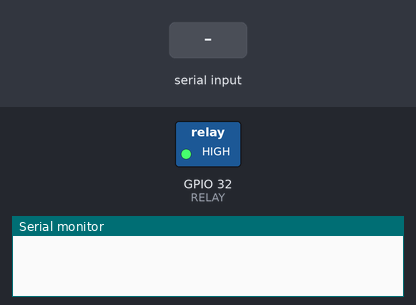
The sketch below on a simulated ESP32. Shown: switched loads named in the sketch (green lamp = pin HIGH), the last lines printed to the serial monitor. The test bench sets the inputs (shaded band).

Above: at 1.2 s.
1.3 s: "alive\n" received over the second serial link
At 9.4 s:
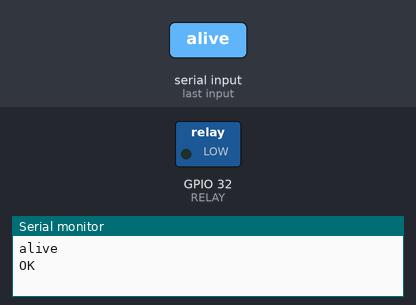
9.5 s: "1\n" received over the second serial link
Timing chart, 0 to 22.5 s (numbered marks = the images above; inputs shaded):
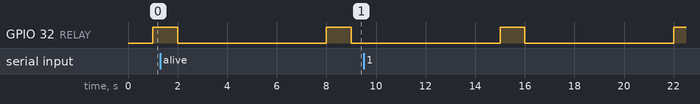

The sketch:

olimex.ino
```cpp
#include <HardwareSerial.h>
HardwareSerial rs (1);

String msg = "";
uint32_t last_msg;
uint16_t msg_interval = 1000;

#define RELAY 32

//#define CAMERA 33
//uint32_t camera_triggered;
//uint16_t trigger_off = 1000;

void setup() {
  // put your setup code here, to run once:
  Serial.begin(115200);
  rs.begin(115200, SERIAL_8N1, 16, 17);

  pinMode(RELAY, OUTPUT);

  //pinMode(CAMERA, OUTPUT);
  //digitalWrite(CAMERA, HIGH);

  last_msg = millis();
}

void loop() {
  // put your main code here, to run repeatedly:
  if (rs.available()) {
    char ch = rs.read();
    Serial.print(ch);
    if (ch != '\n') {
      msg += ch;
    } else {
      //  ------------------------------------------------------------------------------------------------
      /*if (msg == "") {
        Serial.println("Camera triggered");
        digitalWrite(CAMERA, LOW);
        camera_triggered = millis();
      }*/
      //  ------------------------------------------------------------------------------------------------
      if (msg == "alive") {
        Serial.println("OK");
        last_msg = millis();
      }
      msg = "";
    }
  }
  if (millis() - last_msg > msg_interval) {
    Serial.println("");
    digitalWrite(RELAY, 1);
    delay(1000);
    digitalWrite(RELAY, 0);
    delay(5000);
    last_msg = millis();

  }
  //delay(1);

  /*if (millis() - camera_triggered > trigger_off) {  //  aggiungere controllo per entrare qua sono se camera è low --> (digitalRead(CAMERA) == LOW)
    Serial.println("Camera trigger off");
    digitalWrite(CAMERA, HIGH);
  }*/
}
```
